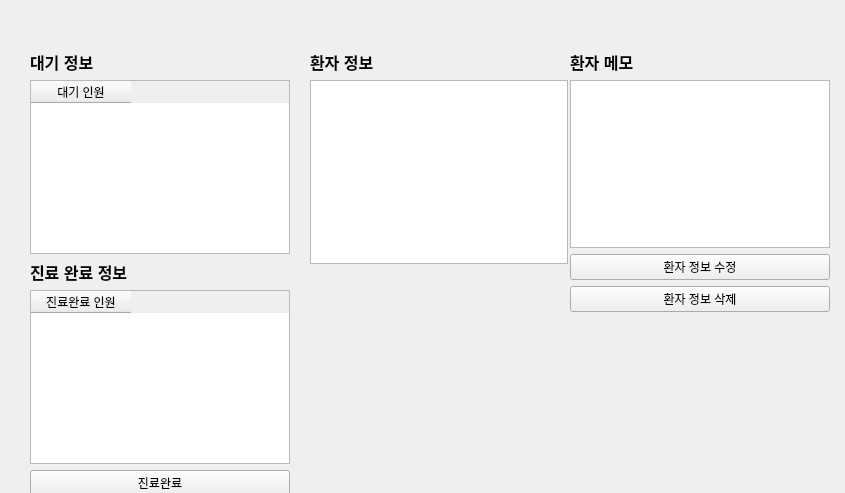
<?xml version="1.0" encoding="UTF-8"?>
<ui version="4.0">
 <class>PatientInfoManager</class>
 <widget class="QWidget" name="PatientInfoManager">
  <property name="geometry">
   <rect>
    <x>0</x>
    <y>0</y>
    <width>845</width>
    <height>493</height>
   </rect>
  </property>
  <property name="windowTitle">
   <string>Form</string>
  </property>
  <widget class="QWidget" name="layoutWidget">
   <property name="geometry">
    <rect>
     <x>30</x>
     <y>50</y>
     <width>260</width>
     <height>478</height>
    </rect>
   </property>
   <layout class="QGridLayout" name="gridLayout_25">
    <item row="0" column="0">
     <layout class="QGridLayout" name="gridLayout_26">
      <item row="1" column="1">
       <widget class="QTableWidget" name="tableWidget_12">
        <column>
         <property name="text">
          <string>대기 인원</string>
         </property>
         <property name="font">
          <font>
           <pointsize>9</pointsize>
          </font>
         </property>
        </column>
       </widget>
      </item>
      <item row="3" column="1">
       <widget class="QTableWidget" name="tableWidget_13">
        <column>
         <property name="text">
          <string>진료완료 인원</string>
         </property>
         <property name="font">
          <font>
           <pointsize>9</pointsize>
          </font>
         </property>
        </column>
       </widget>
      </item>
      <item row="0" column="1">
       <widget class="QLabel" name="label_13">
        <property name="font">
         <font>
          <pointsize>12</pointsize>
          <bold>true</bold>
         </font>
        </property>
        <property name="text">
         <string>대기 정보</string>
        </property>
       </widget>
      </item>
      <item row="2" column="1">
       <widget class="QLabel" name="label_14">
        <property name="font">
         <font>
          <pointsize>12</pointsize>
          <bold>true</bold>
         </font>
        </property>
        <property name="text">
         <string>진료 완료 정보</string>
        </property>
       </widget>
      </item>
     </layout>
    </item>
    <item row="1" column="0">
     <layout class="QGridLayout" name="gridLayout_27">
      <item row="0" column="0">
       <widget class="QPushButton" name="pushButton_16">
        <property name="text">
         <string>진료완료</string>
        </property>
       </widget>
      </item>
      <item row="1" column="0">
       <widget class="QPushButton" name="pushButton_17">
        <property name="text">
         <string>수납</string>
        </property>
       </widget>
      </item>
     </layout>
    </item>
   </layout>
  </widget>
  <widget class="QWidget" name="layoutWidget_2">
   <property name="geometry">
    <rect>
     <x>310</x>
     <y>50</y>
     <width>258</width>
     <height>214</height>
    </rect>
   </property>
   <layout class="QGridLayout" name="gridLayout_28">
    <item row="0" column="0">
     <widget class="QLabel" name="label_15">
      <property name="font">
       <font>
        <pointsize>12</pointsize>
        <bold>true</bold>
       </font>
      </property>
      <property name="text">
       <string>환자 정보</string>
      </property>
     </widget>
    </item>
    <item row="1" column="0">
     <widget class="QTableWidget" name="tableWidget_14"/>
    </item>
   </layout>
  </widget>
  <widget class="QWidget" name="layoutWidget_3">
   <property name="geometry">
    <rect>
     <x>570</x>
     <y>50</y>
     <width>260</width>
     <height>262</height>
    </rect>
   </property>
   <layout class="QGridLayout" name="gridLayout_29">
    <item row="0" column="0">
     <layout class="QGridLayout" name="gridLayout_30">
      <item row="1" column="0">
       <widget class="QLabel" name="label_16">
        <property name="font">
         <font>
          <pointsize>12</pointsize>
          <bold>true</bold>
         </font>
        </property>
        <property name="text">
         <string>환자 메모</string>
        </property>
       </widget>
      </item>
      <item row="2" column="0">
       <widget class="QTableWidget" name="tableWidget_15"/>
      </item>
     </layout>
    </item>
    <item row="1" column="0">
     <layout class="QGridLayout" name="gridLayout_31">
      <item row="2" column="0">
       <widget class="QPushButton" name="pushButton_18">
        <property name="text">
         <string>환자 정보 삭제</string>
        </property>
       </widget>
      </item>
      <item row="1" column="0">
       <widget class="QPushButton" name="modifyPatientInfo_pushButton_4">
        <property name="text">
         <string>환자 정보 수정</string>
        </property>
       </widget>
      </item>
     </layout>
    </item>
   </layout>
  </widget>
 </widget>
 <resources/>
 <connections/>
</ui>
